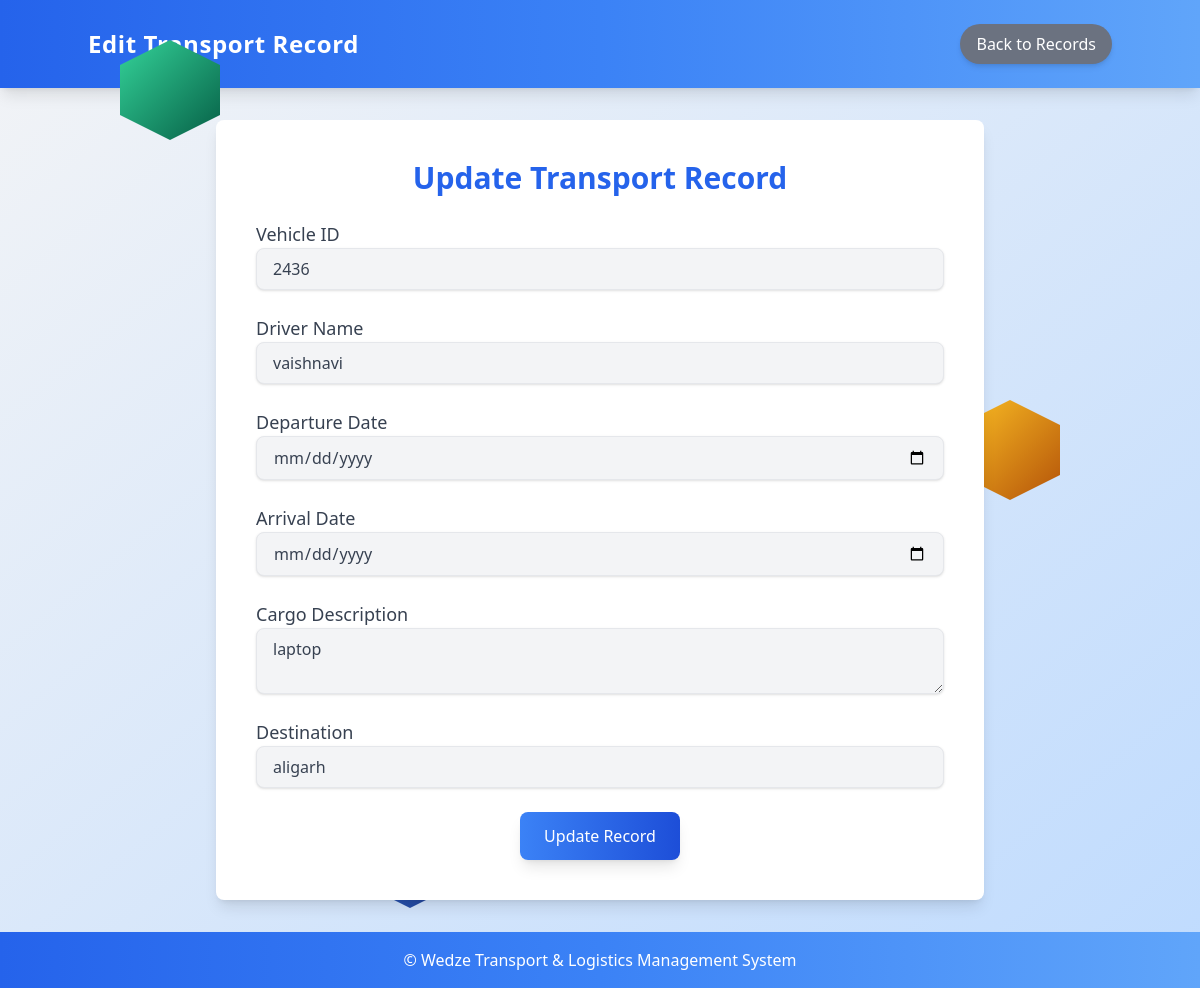
The app's page /transport/update/1/ (signed in) with its own data.
### app/models.py (models this page shows, shortened)
class TransportRecord(models.Model):
    user = models.ForeignKey(User, on_delete=models.CASCADE)  # Add user association
    vehicle_id = models.CharField(max_length=50, unique=True)
    driver_name = models.CharField(max_length=100)
    departure_date = models.DateField()
    arrival_date = models.DateField()
    cargo_description = models.TextField()
    destination = models.CharField(max_length=200)

### app/views.py (the view, shortened to what this page needs)
# urls.py: path('transport/update/<int:id>/', views.update_transport, name='update_transport'),
@login_required
def update_transport(request, id):
    record = get_object_or_404(TransportRecord, id=id)
    return render(request, 'update_transport.html', {'record': record})

### app/templates/update_transport.html (shortened to what this page needs)
<!DOCTYPE html>
<html>
<head>
    {% load static %}
    <link href="{% static 'css/output.css' %}" rel="stylesheet">
</head>
<body class="bg-gradient-to-br from-gray-100 to-blue-200 min-h-screen flex flex-col overflow-hidden">
    <div class="hexagon hexagon1"></div>
    <div class="hexagon hexagon2"></div>
    <nav class="bg-gradient-to-r from-blue-600 via-blue-500 to-blue-400 text-white p-6 shadow-lg">
        <div class="container mx-auto flex justify-between items-center">
            <h1 class="text-2xl font-bold tracking-wide">Edit Transport Record</h1>
            <a href="{% url 'list_transport' %}" class="bg-gray-500 px-4 py-2 rounded-full shadow-md hover:bg-gray-600 transition-all">Back to Records</a>
        </div>
    </nav>
    <div class="container mx-auto p-8 flex-grow z-10">
        <div class="bg-white p-10 rounded-lg shadow-lg w-full max-w-3xl mx-auto animate-fade-in">
            <h2 class="text-3xl font-bold mb-6 text-center text-blue-600">Update Transport Record</h2>
            <form method="POST" class="space-y-6">
                <div>
                    <label for="vehicle_id" class="block text-lg font-medium text-gray-700">Vehicle ID</label>
                    <input id="vehicle_id"
                           class="block w-full px-4 py-2 text-gray-700 bg-gray-100 border rounded-lg shadow focus:outline-none focus:ring-2 focus:ring-blue-500 focus:bg-white transition duration-300"
                           type="text" name="vehicle_id" value="{{ record.vehicle_id }}" required>
                </div>
                <div>
                    <label for="driver_name" class="block text-lg font-medium text-gray-700">Driver Name</label>
                    <input id="driver_name"
                           class="block w-full px-4 py-2 text-gray-700 bg-gray-100 border rounded-lg shadow focus:outline-none focus:ring-2 focus:ring-blue-500 focus:bg-white transition duration-300"
                           type="text" name="driver_name" value="{{ record.driver_name }}" required>
                </div>
                <div>
                    <label for="departure_date" class="block text-lg font-medium text-gray-700">Departure Date</label>
                    <input id="departure_date"
                           class="block w-full px-4 py-2 text-gray-700 bg-gray-100 border rounded-lg shadow focus:outline-none focus:ring-2 focus:ring-blue-500 focus:bg-white transition duration-300"
                           type="date" name="departure_date" value="{{ record.departure_date }}" required>
                </div>
                <div>
                    <label for="arrival_date" class="block text-lg font-medium text-gray-700">Arrival Date</label>
                    <input id="arrival_date"
                           class="block w-full px-4 py-2 text-gray-700 bg-gray-100 border rounded-lg shadow focus:outline-none focus:ring-2 focus:ring-blue-500 focus:bg-white transition duration-300"
                           type="date" name="arrival_date" value="{{ record.arrival_date }}" required>
                </div>
                <div>
                    <label for="cargo_description" class="block text-lg font-medium text-gray-700">Cargo Description</label>
                    <textarea id="cargo_description"
                              class="block w-full px-4 py-2 text-gray-700 bg-gray-100 border rounded-lg shadow focus:outline-none focus:ring-2 focus:ring-blue-500 focus:bg-white transition duration-300"
                              name="cargo_description" required>{{ record.cargo_description }}</textarea>
                </div>
                <div>
                    <label for="destination" class="block text-lg font-medium text-gray-700">Destination</label>
                    <input id="destination"
                           class="block w-full px-4 py-2 text-gray-700 bg-gray-100 border rounded-lg shadow focus:outline-none focus:ring-2 focus:ring-blue-500 focus:bg-white transition duration-300"
                           type="text" name="destination" value="{{ record.destination }}" required>
                </div>
                <div class="text-center">
                    <button class="bg-gradient-to-r from-blue-500 to-blue-700 text-white px-6 py-3 rounded-lg shadow-lg hover:from-blue-700 hover:to-blue-800 transition-all duration-300">
                        Update Record
                    </button>
                </div>
            </form>
        </div>
    </div>
    <footer class="bg-gradient-to-r from-blue-600 via-blue-500 to-blue-400 text-white text-center py-4 shadow-lg mt-auto">
        <p>© Wedze Transport & Logistics Management System</p>
    </footer>
</body>
</html>

### app/templates/update_transport.html (style rules this page uses)
.hexagon { position: absolute; width: 100px; height: 100px; background: linear-gradient(135deg, #3b82f6, #1e3a8a); clip-path: polygon(50% 0%, 100% 25%, 100% 75%, 50% 100%, 0% 75%, 0% 25%); animation: spin 8s infinite linear; }
.hexagon1 { top: 5vh; left: 10vw; animation-delay: 0s; background: linear-gradient(135deg, #34d399, #065f46); }
.hexagon2 { top: 50vh; left: 80vw; animation-delay: 2s; background: linear-gradient(135deg, #fbbf24, #b45309); }

### records on screen
TransportRecord: vehicle_id "2436", driver_name "vaishnavi", cargo_description "laptop", destination "aligarh"
